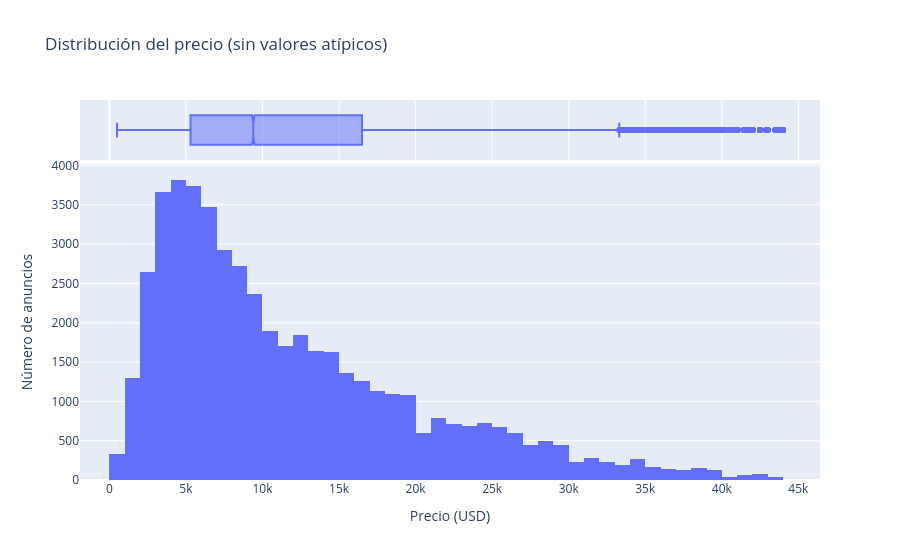

Notebook cell for this chart:
### Code cell
fig = px.histogram(df_f, x='price', nbins=60, marginal='box',
                   title='Distribución del precio (sin valores atípicos)')
fig.update_layout(xaxis_title='Precio (USD)', yaxis_title='Número de anuncios')
fig.show()

### Figure 1 — Plotly figure (JSON) as saved in the notebook; plotly's stock layout.template omitted (floating-point values rounded to 4 significant figures; data arrays with more than 128 entries replaced by an {"elided": "..."} marker saying what was removed)
{"data": [{"bingroup": "x", "hovertemplate": "price=%{x}<br>count=%{y}<extra></extra>", "legendgroup": "", "marker": {"color": "#636efa", "pattern": {"shape": ""}}, "name": "", "nbinsx": 60, "orientation": "v", "showlegend": false, "type": "histogram", "x": {"elided": "49941 int values"}, "xaxis": "x", "yaxis": "y"}, {"hovertemplate": "price=%{x}<extra></extra>", "legendgroup": "", "marker": {"color": "#636efa"}, "name": "", "notched": true, "showlegend": false, "type": "box", "x": {"elided": "49941 int values"}, "xaxis": "x2", "yaxis": "y2"}], "layout": {"barmode": "relative", "legend": {"tracegroupgap": 0}, "title": {"text": "Distribución del precio (sin valores atípicos)"}, "xaxis": {"anchor": "y", "domain": [0, 1], "title": {"text": "Precio (USD)"}}, "xaxis2": {"anchor": "y2", "domain": [0, 1], "matches": "x", "showgrid": true, "showticklabels": false}, "yaxis": {"anchor": "x", "domain": [0, 0.8316], "title": {"text": "Número de anuncios"}}, "yaxis2": {"anchor": "x2", "domain": [0.8416, 1], "matches": "y2", "showgrid": false, "showline": false, "showticklabels": false, "ticks": ""}}}
